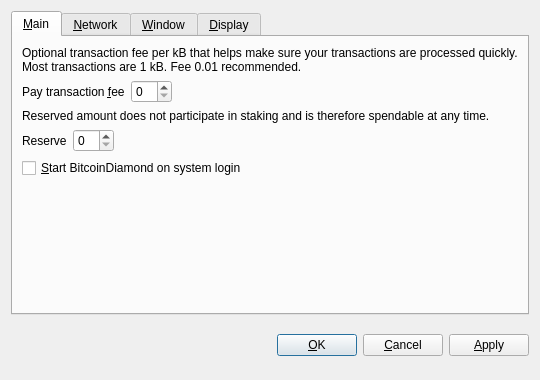
<?xml version="1.0" encoding="UTF-8"?>
<ui version="4.0">
 <class>OptionsDialog</class>
 <widget class="QDialog" name="OptionsDialog">
  <property name="geometry">
   <rect>
    <x>0</x>
    <y>0</y>
    <width>540</width>
    <height>380</height>
   </rect>
  </property>
  <property name="windowTitle">
   <string>Options</string>
  </property>
  <property name="modal">
   <bool>true</bool>
  </property>
  <layout class="QVBoxLayout" name="verticalLayout">
   <item>
    <widget class="QTabWidget" name="tabWidget">
     <property name="tabPosition">
      <enum>QTabWidget::North</enum>
     </property>
     <property name="currentIndex">
      <number>0</number>
     </property>
     <widget class="QWidget" name="tabMain">
      <attribute name="title">
       <string>&amp;Main</string>
      </attribute>
      <layout class="QVBoxLayout" name="verticalLayout_Main">
       <item>
        <widget class="QLabel" name="transactionFeeInfoLabel">
         <property name="text">
          <string>Optional transaction fee per kB that helps make sure your transactions are processed quickly. Most transactions are 1 kB. Fee 0.01 recommended.</string>
         </property>
         <property name="textFormat">
          <enum>Qt::PlainText</enum>
         </property>
         <property name="wordWrap">
          <bool>true</bool>
         </property>
        </widget>
       </item>
       <item>
        <layout class="QHBoxLayout" name="horizontalLayoutFee">
         <item>
          <widget class="QLabel" name="transactionFeeLabel">
           <property name="text">
            <string>Pay transaction &amp;fee</string>
           </property>
           <property name="textFormat">
            <enum>Qt::PlainText</enum>
           </property>
           <property name="buddy">
            <cstring>transactionFee</cstring>
           </property>
          </widget>
         </item>
         <item>
          <widget class="BitcoinAmountField" name="transactionFee"/>
         </item>
         <item>
          <spacer name="horizontalSpacerFee">
           <property name="orientation">
            <enum>Qt::Horizontal</enum>
           </property>
           <property name="sizeHint" stdset="0">
            <size>
             <width>40</width>
             <height>20</height>
            </size>
           </property>
          </spacer>
         </item>
        </layout>
       </item>
       <item>
        <widget class="QLabel" name="reserveBalanceInfoLabel">
         <property name="text">
          <string>Reserved amount does not participate in staking and is therefore spendable at any time.</string>
         </property>
         <property name="textFormat">
          <enum>Qt::PlainText</enum>
         </property>
         <property name="wordWrap">
          <bool>true</bool>
         </property>
        </widget>
       </item>
       <item>
        <layout class="QHBoxLayout" name="horizontalLayoutReserveBalance">
         <item>
          <widget class="QLabel" name="reserveBalanceLabel">
           <property name="text">
            <string>Reserve</string>
           </property>
           <property name="textFormat">
            <enum>Qt::PlainText</enum>
           </property>
           <property name="buddy">
            <cstring>reserveBalance</cstring>
           </property>
          </widget>
         </item>
         <item>
          <widget class="BitcoinAmountField" name="reserveBalance"/>
         </item>
         <item>
          <spacer name="horizontalSpacerReserveBalance">
           <property name="orientation">
            <enum>Qt::Horizontal</enum>
           </property>
           <property name="sizeHint" stdset="0">
            <size>
             <width>40</width>
             <height>20</height>
            </size>
           </property>
          </spacer>
         </item>
        </layout>
       </item>
       <item>
        <widget class="QCheckBox" name="bitcoinAtStartup">
         <property name="toolTip">
          <string>Automatically start BitcoinDiamond after logging in to the system.</string>
         </property>
         <property name="text">
          <string>&amp;Start BitcoinDiamond on system login</string>
         </property>
        </widget>
       </item>
       <item>
        <spacer name="verticalSpacer_Main">
         <property name="orientation">
          <enum>Qt::Vertical</enum>
         </property>
         <property name="sizeHint" stdset="0">
          <size>
           <width>20</width>
           <height>40</height>
          </size>
         </property>
        </spacer>
       </item>
      </layout>
     </widget>
     <widget class="QWidget" name="tabNetwork">
      <attribute name="title">
       <string>&amp;Network</string>
      </attribute>
      <layout class="QVBoxLayout" name="verticalLayout_Network">
       <item>
        <widget class="QCheckBox" name="mapPortUpnp">
         <property name="toolTip">
          <string>Automatically open the BitcoinDiamond client port on the router. This only works when your router supports UPnP and it is enabled.</string>
         </property>
         <property name="text">
          <string>Map port using &amp;UPnP</string>
         </property>
        </widget>
       </item>
       <item>
        <widget class="QCheckBox" name="connectSocks">
         <property name="toolTip">
          <string>Connect to the BitcoinDiamond network through a SOCKS proxy (e.g. when connecting through Tor).</string>
         </property>
         <property name="text">
          <string>&amp;Connect through SOCKS proxy:</string>
         </property>
        </widget>
       </item>
       <item>
        <layout class="QHBoxLayout" name="horizontalLayout_Network">
         <item>
          <widget class="QLabel" name="proxyIpLabel">
           <property name="text">
            <string>Proxy &amp;IP:</string>
           </property>
           <property name="textFormat">
            <enum>Qt::PlainText</enum>
           </property>
           <property name="buddy">
            <cstring>proxyIp</cstring>
           </property>
          </widget>
         </item>
         <item>
          <widget class="QValidatedLineEdit" name="proxyIp">
           <property name="maximumSize">
            <size>
             <width>140</width>
             <height>16777215</height>
            </size>
           </property>
           <property name="toolTip">
            <string>IP address of the proxy (e.g. 127.0.0.1)</string>
           </property>
          </widget>
         </item>
         <item>
          <widget class="QLabel" name="proxyPortLabel">
           <property name="text">
            <string>&amp;Port:</string>
           </property>
           <property name="textFormat">
            <enum>Qt::PlainText</enum>
           </property>
           <property name="buddy">
            <cstring>proxyPort</cstring>
           </property>
          </widget>
         </item>
         <item>
          <widget class="QLineEdit" name="proxyPort">
           <property name="maximumSize">
            <size>
             <width>55</width>
             <height>16777215</height>
            </size>
           </property>
           <property name="toolTip">
            <string>Port of the proxy (e.g. 9050)</string>
           </property>
          </widget>
         </item>
         <item>
          <widget class="QLabel" name="socksVersionLabel">
           <property name="text">
            <string>SOCKS &amp;Version:</string>
           </property>
           <property name="textFormat">
            <enum>Qt::PlainText</enum>
           </property>
           <property name="buddy">
            <cstring>socksVersion</cstring>
           </property>
          </widget>
         </item>
         <item>
          <widget class="QValueComboBox" name="socksVersion">
           <property name="toolTip">
            <string>SOCKS version of the proxy (e.g. 5)</string>
           </property>
          </widget>
         </item>
         <item>
          <spacer name="horizontalSpacer_Network">
           <property name="orientation">
            <enum>Qt::Horizontal</enum>
           </property>
           <property name="sizeHint" stdset="0">
            <size>
             <width>40</width>
             <height>20</height>
            </size>
           </property>
          </spacer>
         </item>
        </layout>
       </item>
       <item>
        <spacer name="verticalSpacer_Network">
         <property name="orientation">
          <enum>Qt::Vertical</enum>
         </property>
         <property name="sizeHint" stdset="0">
          <size>
           <width>20</width>
           <height>40</height>
          </size>
         </property>
        </spacer>
       </item>
      </layout>
     </widget>
     <widget class="QWidget" name="tabWindow">
      <attribute name="title">
       <string>&amp;Window</string>
      </attribute>
      <layout class="QVBoxLayout" name="verticalLayout_Window">
       <item>
        <widget class="QCheckBox" name="minimizeToTray">
         <property name="toolTip">
          <string>Show only a tray icon after minimizing the window.</string>
         </property>
         <property name="text">
          <string>&amp;Minimize to the tray instead of the taskbar</string>
         </property>
        </widget>
       </item>
       <item>
        <widget class="QCheckBox" name="minimizeOnClose">
         <property name="toolTip">
          <string>Minimize instead of exit the application when the window is closed. When this option is enabled, the application will be closed only after selecting Quit in the menu.</string>
         </property>
         <property name="text">
          <string>M&amp;inimize on close</string>
         </property>
        </widget>
       </item>
       <item>
        <spacer name="verticalSpacer_Window">
         <property name="orientation">
          <enum>Qt::Vertical</enum>
         </property>
         <property name="sizeHint" stdset="0">
          <size>
           <width>20</width>
           <height>40</height>
          </size>
         </property>
        </spacer>
       </item>
      </layout>
     </widget>
     <widget class="QWidget" name="tabDisplay">
      <attribute name="title">
       <string>&amp;Display</string>
      </attribute>
      <layout class="QVBoxLayout" name="verticalLayout_Display">
       <item>
        <layout class="QHBoxLayout" name="horizontalLayout_1_Display">
         <item>
          <widget class="QLabel" name="langLabel">
           <property name="text">
            <string>User Interface &amp;language:</string>
           </property>
           <property name="textFormat">
            <enum>Qt::PlainText</enum>
           </property>
           <property name="buddy">
            <cstring>lang</cstring>
           </property>
          </widget>
         </item>
         <item>
          <widget class="QValueComboBox" name="lang">
           <property name="toolTip">
            <string>The user interface language can be set here. This setting will take effect after restarting BitcoinDiamond.</string>
           </property>
          </widget>
         </item>
        </layout>
       </item>
       <item>
        <layout class="QHBoxLayout" name="horizontalLayout_2_Display">
         <item>
          <widget class="QLabel" name="unitLabel">
           <property name="text">
            <string>&amp;Unit to show amounts in:</string>
           </property>
           <property name="textFormat">
            <enum>Qt::PlainText</enum>
           </property>
           <property name="buddy">
            <cstring>unit</cstring>
           </property>
          </widget>
         </item>
         <item>
          <widget class="QValueComboBox" name="unit">
           <property name="toolTip">
            <string>Choose the default subdivision unit to show in the interface and when sending coins.</string>
           </property>
          </widget>
         </item>
        </layout>
       </item>
       <item>
        <widget class="QCheckBox" name="displayAddresses">
         <property name="toolTip">
          <string>Whether to show BitcoinDiamond addresses in the transaction list or not.</string>
         </property>
         <property name="text">
          <string>&amp;Display addresses in transaction list</string>
         </property>
        </widget>
       </item>
       <item>
        <widget class="QCheckBox" name="coinControlFeatures">
         <property name="toolTip">
          <string>Whether to show coin control features or not.</string>
         </property>
         <property name="text">
          <string>Display coin &amp;control features (experts only!)</string>
         </property>
        </widget>
       </item>
       <item>
        <spacer name="verticalSpacer_Display">
         <property name="orientation">
          <enum>Qt::Vertical</enum>
         </property>
         <property name="sizeHint" stdset="0">
          <size>
           <width>20</width>
           <height>40</height>
          </size>
         </property>
        </spacer>
       </item>
      </layout>
     </widget>
    </widget>
   </item>
   <item>
    <layout class="QHBoxLayout" name="horizontalLayout_Buttons">
     <item>
      <spacer name="horizontalSpacer_1">
       <property name="orientation">
        <enum>Qt::Horizontal</enum>
       </property>
       <property name="sizeHint" stdset="0">
        <size>
         <width>40</width>
         <height>48</height>
        </size>
       </property>
      </spacer>
     </item>
     <item>
      <widget class="QLabel" name="statusLabel">
       <property name="font">
        <font>
         <weight>75</weight>
         <bold>true</bold>
        </font>
       </property>
       <property name="text">
        <string/>
       </property>
       <property name="textFormat">
        <enum>Qt::PlainText</enum>
       </property>
       <property name="wordWrap">
        <bool>true</bool>
       </property>
      </widget>
     </item>
     <item>
      <spacer name="horizontalSpacer_2">
       <property name="orientation">
        <enum>Qt::Horizontal</enum>
       </property>
       <property name="sizeHint" stdset="0">
        <size>
         <width>40</width>
         <height>48</height>
        </size>
       </property>
      </spacer>
     </item>
     <item>
      <widget class="QPushButton" name="okButton">
       <property name="text">
        <string>&amp;OK</string>
       </property>
      </widget>
     </item>
     <item>
      <widget class="QPushButton" name="cancelButton">
       <property name="text">
        <string>&amp;Cancel</string>
       </property>
       <property name="autoDefault">
        <bool>false</bool>
       </property>
      </widget>
     </item>
     <item>
      <widget class="QPushButton" name="applyButton">
       <property name="text">
        <string>&amp;Apply</string>
       </property>
       <property name="autoDefault">
        <bool>false</bool>
       </property>
      </widget>
     </item>
    </layout>
   </item>
  </layout>
 </widget>
 <customwidgets>
  <customwidget>
   <class>BitcoinAmountField</class>
   <extends>QSpinBox</extends>
   <header>bitcoinamountfield.h</header>
  </customwidget>
  <customwidget>
   <class>QValueComboBox</class>
   <extends>QComboBox</extends>
   <header>qvaluecombobox.h</header>
  </customwidget>
  <customwidget>
   <class>QValidatedLineEdit</class>
   <extends>QLineEdit</extends>
   <header>qvalidatedlineedit.h</header>
  </customwidget>
 </customwidgets>
 <resources/>
 <connections/>
</ui>
